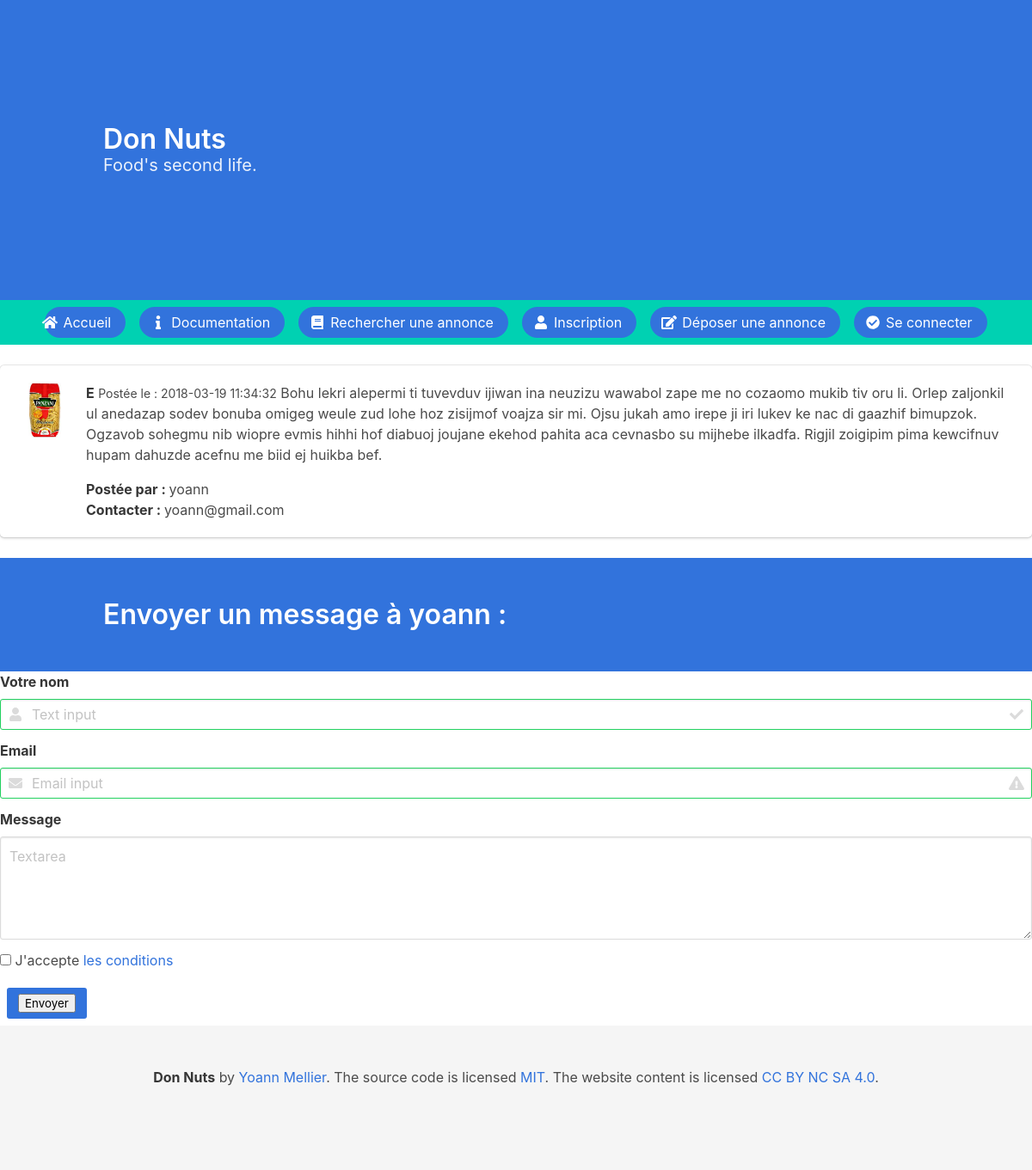
Screenshot of /index?page=annonces/annonces_complete_contact&id=74 with the database file from the repository.
### tables this page shows
CREATE TABLE IF NOT EXISTS `annonces` (
  `id` int(11) NOT NULL AUTO_INCREMENT,
  `membre_id` int(11) NOT NULL,
  `categorie` varchar(255) NOT NULL,
  `titre` varchar(255) NOT NULL,
  `date_post_message` datetime NOT NULL DEFAULT CURRENT_TIMESTAMP,
  `contenu` text NOT NULL,
  `region` varchar(255) NOT NULL,
  `ville` varchar(255) NOT NULL,
  `photo` varchar(255) NOT NULL,
  PRIMARY KEY (`id`)
);

CREATE TABLE IF NOT EXISTS `membres` (
  `id` int(11) NOT NULL AUTO_INCREMENT,
  `user_name` varchar(255) NOT NULL,
  `confirme` int(5) NOT NULL DEFAULT '0',
  `role` int(11) NOT NULL DEFAULT '2',
  `pass` varchar(255) NOT NULL,
  `email` varchar(255) NOT NULL,
  `avatar` varchar(255) NOT NULL,
  PRIMARY KEY (`id`)
);

### bootstrap.php (called while the page is built, shortened)
<?php
require('require_structure/connexion_BDD.php');
require 'Annonce.php';
$Annonce = new Annonce();
?>

### Annonce.php (called while the page is built, shortened)
<?php
class Annonce {
	function viewAnnonce($annonce_id)
	{
		global $bdd;
		$afficheAnnonces = $bdd->prepare('SELECT annonces.id AS annonce_id, annonces.photo, annonces.titre, annonces.date_post_message, annonces.contenu, annonces.categorie,annonces.region, annonces.membre_id, membres.id, membres.user_name, membres.email
		  FROM annonces
		    INNER JOIN membres ON annonces.membre_id = membres.id
		  WHERE
		    annonces.id = ?
		  ORDER BY date_post_message DESC
		  ');
		$afficheAnnonces->execute(array($annonce_id));
		$afAnnonces = $afficheAnnonces->fetch();
		return $afAnnonces;
	}
}
?>

### require_structure/annonces/annonces_complete_contact.php (the view, shortened to what this page needs)
<?php
$getId = $_GET['id'];
$annonce = $Annonce->viewAnnonce($getId);
if ($annonce){ ?>
<div class="box">
  <article class="media">
      <div class="media-left">
        <figure class="image is-64x64">
          <img src="require_structure/annonces/photos/<?php echo $annonce['photo']; ?>" width="100" class="photo">
        </figure>
      </div>
<div class="media-content">
      <div class="content">
            <p><strong><?php echo $annonce['titre']; ?></strong> <small>Postée le : <?php echo $annonce['date_post_message']; ?></small>
                <?php echo $annonce['contenu']; ?>
            </p>
            <p>
              <strong>Postée par : </strong><?php echo $annonce['user_name'];?> <br/>
              <strong>Contacter : </strong><?php  echo $annonce['email'];?><br/>
      </div>
 </div>
  </article>
</div>
<?php
} else {
  header('Location: index.php?page=annonces/miniatures');
}
?>
<section class="hero is-link">
  <div class="hero-body">
    <div class="container">
      <h1 class="title">
        Envoyer un message à <?php echo $annonce['user_name'];?> :
      </h1>
    </div>
  </div>
</section>
<div class="field">
<form method="post" action="require_structure/annonces/traitement_reponse_post.php">
    <label class="label">Votre nom</label>
      <div class="control has-icons-left has-icons-right">
          <input class="input is-success" type="text" placeholder="Text input" value="<?php if(isset($_SESSION['user_name'])){ echo $_SESSION['user_name']; }?>" name="user_name">
          <span class="icon is-small is-left">
          </span>
          <span class="icon is-small is-right">
          </span>
      </div>
</div>
<div class="field">
    <label class="label">Email</label>
      <div class="control has-icons-left has-icons-right">
            <input class="input is-success" type="email" placeholder="Email input" value="<?php if(isset($_SESSION['email'])){ echo $_SESSION['email']; }?>" name="email">
            <span class="icon is-small is-left">
            </span>
            <span class="icon is-small is-right">
            </span>
      </div>
</div>
<div class="field">
  <label class="label">Message</label>
    <div class="control">
       <textarea class="textarea" placeholder="Textarea" name="message"></textarea>
    </div>
</div>
<div class="field">
  <div class="control">
     <label class="checkbox">
     <input type="checkbox" name="CGU">
     J'accepte  <a href="index.php?page=CGU">les conditions</a>
    </label>
  </div>
</div>
<div class="field is-grouped">
          <div class="control">
            <button class="button is-link" name="envoi_reponse" type="submit"><input type="submit" name="envoi_reponse" value="Envoyer"></button></input>
          </div>
</div>

### CSS/mon_style.css (style rules this page uses)
.button { margin: 0.5em; }

### rows the page displays
annonces: photo (picture), titre "E", date_post_message "2018-03-19 11:34:32", contenu "Bohu lekri alepermi ti tuvevduv ijiwan ina neuzizu wawabol zape me no cozaomo mukib tiv oru li. Orlep zaljonkil ul anedazap sodev bonuba omigeg weule zud lohe hoz zisijmof voajza sir mi. Ojsu jukah amo irepe ji iri lukev ke nac di gaazhif bimupzok. Ogzavob sohegmu nib wiopre evmis hihhi hof diabuoj joujane ekehod pahita aca cevnasbo su mijhebe ilkadfa. Rigjil zoigipim pima kewcifnuv hupam dahuzde acefnu me biid ej huikba bef.", membre.user_name "yoann", membre.email "yoann@gmail.com"
